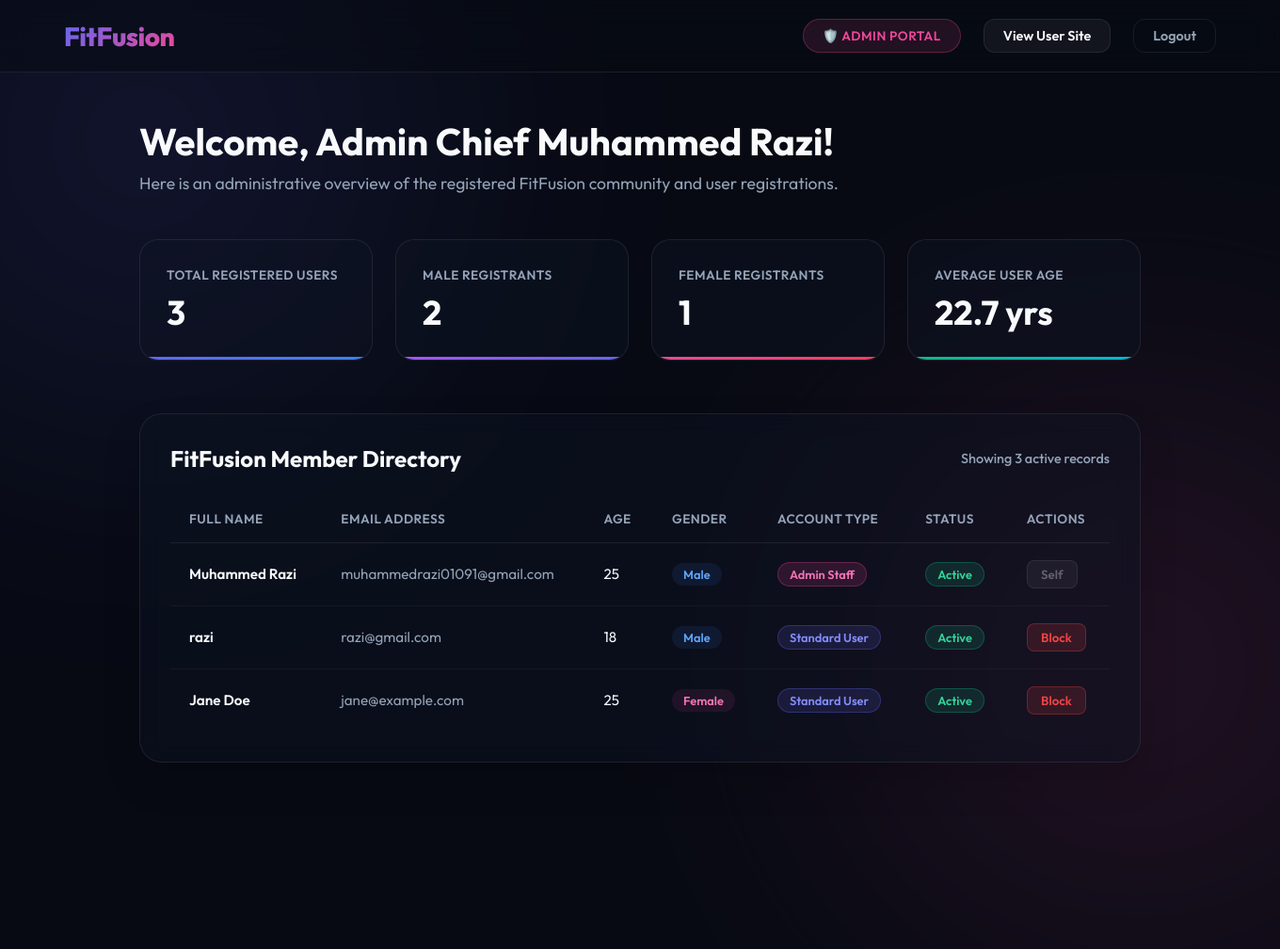
Before: /admin-panel/ (signed in) with the older database file.
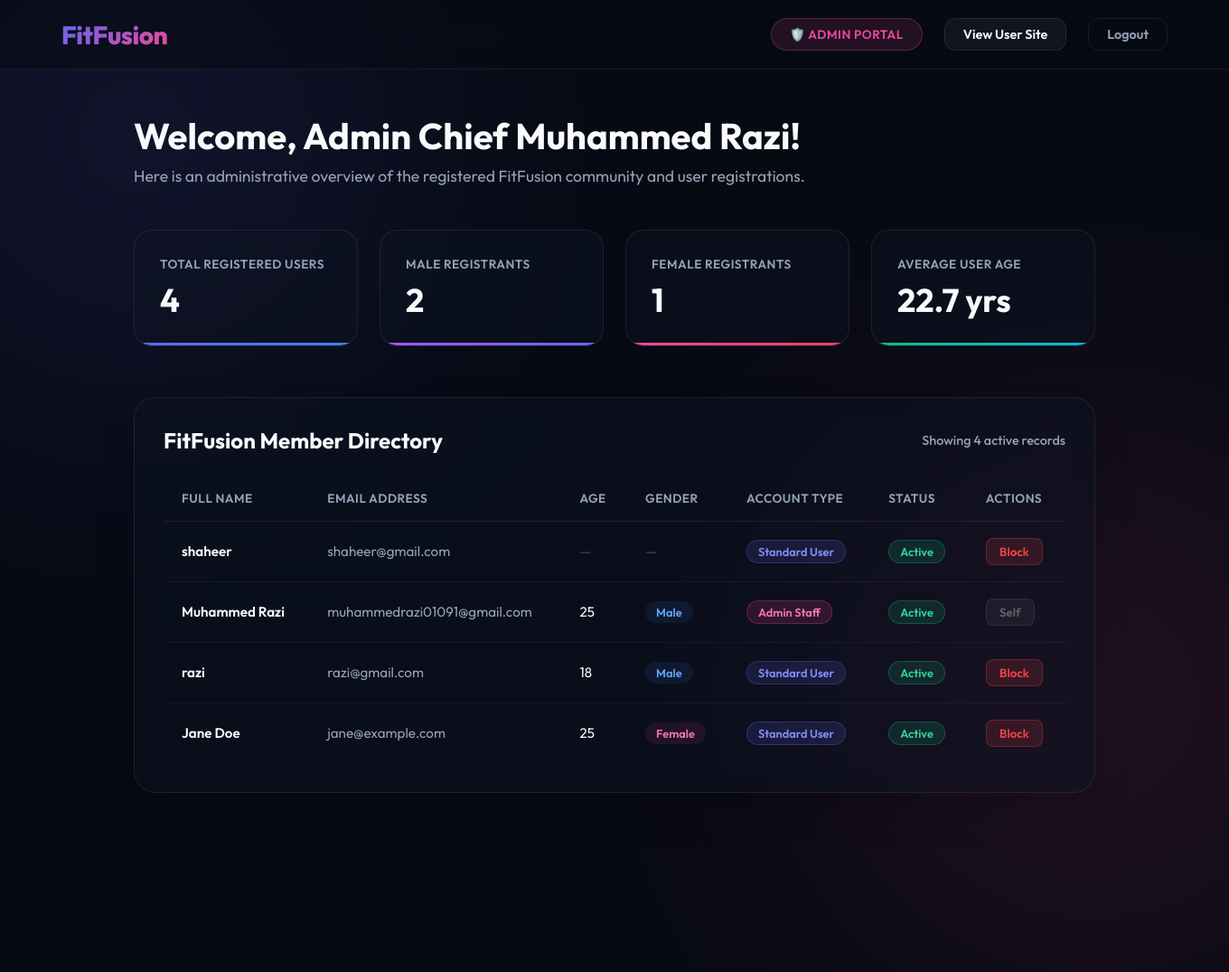
After: the same page with the newer database file.
### fit/models.py (models this page shows, shortened)
class CustomUser(AbstractBaseUser, PermissionsMixin):
    email = models.EmailField(unique=True)
    name = models.CharField(max_length=255)
    age = models.PositiveIntegerField(
        null=True,
        blank=True
    )
    GENDER_CHOICES = (
        ('M', 'Male'),
        ('F', 'Female'),
        ('O', 'Other'),
    )
    gender = models.CharField(
        max_length=1,
        choices=GENDER_CHOICES,
        null=True,
        blank=True
    )
    is_active = models.BooleanField(default=True)
    is_staff = models.BooleanField(default=False)
    is_paid = models.BooleanField(default=False)
    subscription_start = models.DateTimeField(
        null=True,
        blank=True
    )
    subscription_end = models.DateTimeField(
        null=True,
        blank=True
    )
    objects = CustomUserManager()
    USERNAME_FIELD = 'email'
    REQUIRED_FIELDS = ['name']

### fit/views.py (the view)
# urls.py: path('admin-panel/', views.admin_panel_view, name='admin_panel'),
@login_required(login_url='login')
@user_passes_test(lambda u: u.is_staff or u.is_superuser, login_url='home')
def admin_panel_view(request):
    users = User.objects.all().order_by('-id')
    total_users = users.count()
    male_users = users.filter(gender='M').count()
    female_users = users.filter(gender='F').count()
    other_users = users.filter(gender='O').count()
    ages = [u.age for u in users if u.age is not None]
    avg_age = sum(ages) / len(ages) if ages else 0
    context = {
        'users': users,
        'total_users': total_users,
        'male_users': male_users,
        'female_users': female_users,
        'other_users': other_users,
        'avg_age': round(avg_age, 1),
    }
    return render(request, 'fit/admin_panel.html', context)

### fit/templates/fit/admin_panel.html (shortened to what the changed rows need)
<!DOCTYPE html>
<html lang="en">
<head>
</head>
<body>
    <nav>
        <div class="nav-logo">
            <h1>FitFusion</h1>
        </div>
    </nav>
    <main>
        <div class="welcome-header">
            <h2>Welcome, Admin Chief {{ request.user.name }}!</h2>
            <p>Here is an administrative overview of the registered FitFusion community and user registrations.</p>
        </div>
        <div class="stats-grid">
            <div class="stat-card total">
                <span class="stat-label">Total Registered Users</span>
                <span class="stat-value">{{ total_users }}</span>
            </div>
        </div>
        <div class="table-section">
            <div class="table-header">
                <h3>FitFusion Member Directory</h3>
                <span style="color: var(--text-secondary); font-size: 0.9rem; font-weight: 500;">
                    Showing {{ users|length }} active records
                </span>
            </div>
            <div class="table-container">
                <table>
                    <thead>
                        <tr>
                            <th>Full Name</th>
                            <th>Email Address</th>
                            <th>Age</th>
                            <th>Gender</th>
                            <th>Account Type</th>
                            <th>Status</th>
                            <th>Actions</th>
                        </tr>
                    </thead>
                    <tbody>
                        {% for user in users %}
                        <tr>
                            <td style="font-weight: 600;">{{ user.name }}</td>
                            <td style="color: var(--text-secondary);">{{ user.email }}</td>
                            <td>{% if user.age %}{{ user.age }}{% else %}<span style="color: rgba(255,255,255,0.25);">—</span>{% endif %}</td>
                            <td>
                                {% if user.gender == 'M' %}
                                <span class="badge male">Male</span>
                                {% elif user.gender == 'F' %}
                                <span class="badge female">Female</span>
                                {% elif user.gender == 'O' %}
                                <span class="badge other">Other</span>
                                {% else %}
                                <span style="color: rgba(255,255,255,0.25);">—</span>
                                {% endif %}
                            </td>
                            <td>
                                {% if user.is_staff or user.is_superuser %}
                                <span class="badge admin">Admin Staff</span>
                                {% else %}
                                <span class="badge user">Standard User</span>
                                {% endif %}
                            </td>
                            <td>
                                {% if user.is_active %}
                                <span class="badge active">Active</span>
                                {% else %}
                                <span class="badge blocked">Blocked</span>
                                {% endif %}
                            </td>
                            <td>
                                {% if user == request.user %}
                                <button class="btn-action disabled" disabled>Self</button>
                                {% else %}
                                <form method="POST" action="{% url 'toggle_user_status' user.id %}" style="display: inline;">
                                    {% if user.is_active %}
                                    <button type="submit" class="btn-action block">Block</button>
                                    {% else %}
                                    <button type="submit" class="btn-action unblock">Unblock</button>
                                    {% endif %}
                                </form>
                                {% endif %}
                            </td>
                        </tr>
                        {% empty %}
                        <tr>
                            <td colspan="7" style="text-align: center; color: var(--text-secondary); padding: 3rem;">
                                No registered users found.
                            </td>
                        </tr>
                        {% endfor %}
                    </tbody>
                </table>
            </div>
        </div>
    </main>
</body>
</html>

Changed rows visible on the page:
added CustomUser: name "shaheer", email "shaheer@gmail.com", is_staff "Standard User", is_active "Active"
Other visible differences:
{{ total_users }}: "3" → "4"
{{ users|length }}: "3" → "4"
